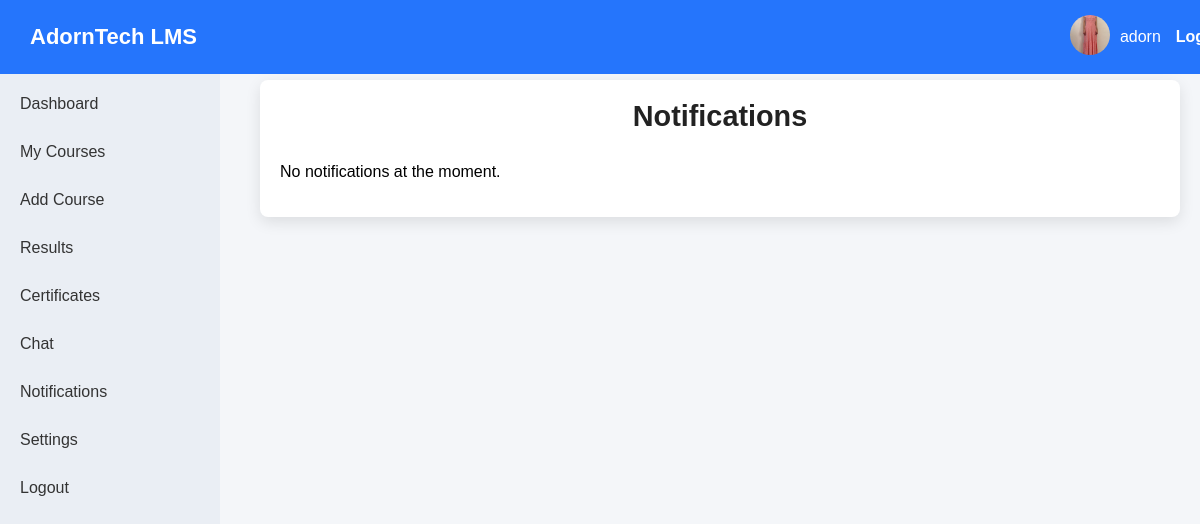
/student-notifications/ (signed in), run on the app's committed database.
### accounts/models.py (models this page shows, shortened)
class CustomUser(AbstractBaseUser, PermissionsMixin):
    USER_TYPES = (
        ('admin', 'Admin'),
        ('lecturer', 'Lecturer'),
        ('student', 'Student'),
        ('learner', 'Learner'),
    )
    email = models.EmailField(unique=True)
    username = models.CharField(max_length=50, unique=True)
    user_type = models.CharField(max_length=10, choices=USER_TYPES)
    is_active = models.BooleanField(default=True)
    is_staff = models.BooleanField(default=False)
    last_seen = models.DateTimeField(default=timezone.now)
    date_joined = models.DateTimeField(default=timezone.now)   # ✅ Add this
    profile_picture = models.ImageField(upload_to='profile_pics/', blank=True, null=True)
    last_name = models.CharField(max_length=50, blank=True)
    country = models.CharField(max_length=50, blank=True)
    region = models.CharField(max_length=50, blank=True)
    first_name = models.CharField(max_length=50, blank=True)
    nationality = models.CharField(max_length=50, blank=True)
    date_of_birth = models.DateField(null=True, blank=True)
    gender = models.CharField(max_length=20, blank=True)
    theme = models.CharField(max_length=10, default='light')  # light or dark
    language = models.CharField(max_length=20, default='English')
    bio = models.TextField(blank=True)
    objects = CustomUserManager()
    USERNAME_FIELD = 'email'
    REQUIRED_FIELDS = ['username', 'user_type']

### accounts/views.py (the view)
# urls.py: path('student-notifications/', views.student_notifications, name='student-notifications'),
@login_required
def student_notifications(request):
    notifications = Notification.objects.filter(user=request.user).order_by('-created_at')
    return render(request, 'accounts/student_notifications.html', {'notifications': notifications})

### accounts/templates/accounts/student_notifications.html
{% extends 'accounts/sidebar.html' %}
{% load static %}
{% block content %}
<div class="main">
    <div class="card">
        <h2 class="mb-4">Notifications</h2>
        {% if notifications %}
            <ul style="list-style-type:none; padding:0;">
                {% for notification in notifications %}
                    <li
                        style="
                            background-color:{% if not notification.is_read %}#f0f8ff{% else %}#fff{% endif %};
                            margin-bottom:10px;
                            padding:12px 15px;
                            border-radius:10px;
                            border:1px solid #ddd;
                        "
                    >
                        <strong>{{ notification.title }}</strong><br>
                        <span>{{ notification.message }}</span><br>
                        <small style="color:gray;">
                            {{ notification.created_at|date:"M d, Y - h:i A" }}
                        </small>
                        {% if notification.link %}
                            <div style="margin-top:5px;">
                                <a href="{{ notification.link }}" class="btn btn-sm btn-primary">View Details</a>
                            </div>
                        {% endif %}
                    </li>
                {% endfor %}
            </ul>
        {% else %}
            <p>No notifications at the moment.</p>
        {% endif %}
    </div>
</div>
{% endblock %}

### accounts/templates/accounts/sidebar.html (shortened to what this page needs)
{% load static %}
<!DOCTYPE html>
<html lang="en">
<head>
    <link rel="stylesheet" href="{% static 'css/sidebar_navbar.css' %}">
</head>
<body>
    <div class="navbar">
        <div class="brand">AdornTech LMS</div>
        <div class="user-info">
            <a href="{% url 'student-profile' %}">
                {% if request.user.profile_picture %}
                    <img src="{{ request.user.profile_picture.url }}"
                         alt="Profile"
                         style="width:40px; height:40px; border-radius:50%;">
                {% else %}
                    <img src="{% static 'images/default_profile.png' %}"
                         alt="Default Profile"
                         style="width:40px; height:40px; border-radius:50%;">
                {% endif %}
            </a>
            <span>{{ request.user.username }}</span>
            <a href="{% url 'logout' %}">Logout</a>
        </div>
    </div>
    <div class="sidebar">
        <ul>
            <li>
                <a href="{% url 'student-dashboard' %}">Dashboard</a>
            </li>
            <li><a href="{% url 'student-courses' %}">My Courses</a></li>
            <li><a href="{% url 'add-course' %}">Add Course</a></li>
            <li><a href="{% url 'student-results' %}">Results</a></li>
            <li><a href="{% url 'student-certificates' %}">Certificates</a></li>
            <li><a href="{% url 'student-chat' %}">Chat</a></li>
            <li><a href="{% url 'student-notifications' %}">Notifications</a></li>
            <li><a href="{% url 'student-settings' %}">Settings</a></li>
            <li><a href="{% url 'logout' %}">Logout</a></li>
        </ul>
    </div>
    <div>
        {% block content %}{% endblock %}
    </div>
</body>
</html>

### static/css/sidebar_navbar.css (style rules this page uses)
body { margin: 0; font-family: Arial, sans-serif; background: #f4f6f9; }
.navbar { display: flex; justify-content: space-between; align-items: center; background: #2575fc; padding: 15px 30px; color: white; position: fixed; width: 100%; top: 0; z-index: 1000; }
.navbar .brand { font-size: 22px; font-weight: bold; }
.navbar .user-info { display: flex; align-items: center; }
.navbar .user-info img { width: 35px; height: 35px; border-radius: 50%; margin-right: 10px; object-fit: cover; }
.navbar .user-info a { color: white; margin-left: 15px; text-decoration: none; font-weight: bold; }
.sidebar { width: 220px; background: #eaeef4; color: #333; height: 100vh; position: fixed; top: 60px; left: 0; padding-top: 20px; overflow-y: auto; }
.sidebar ul { list-style: none; padding-left: 0; margin: 0; }
.sidebar ul li { padding: 15px 20px; cursor: pointer; transition: background 0.3s; color: #333; }
.sidebar ul li a { color: inherit; text-decoration: none; display: block; }
.main { margin-left: 240px; padding: 80px 20px 20px 20px; }
.card { background: white; padding: 20px; border-radius: 8px; box-shadow: 0 5px 15px rgba(0,0,0,0.1); margin-bottom: 20px; }
.card h2, .card h3 { margin-top: 0; }
h2 { text-align: center; color: #222; margin-bottom: 30px; font-size: 1.8em; }

### data on the page
CustomUser: user.profile_picture (picture), user.username "adorn"
